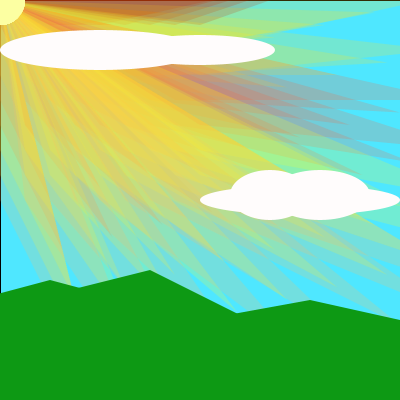
Frame 1 (no input)
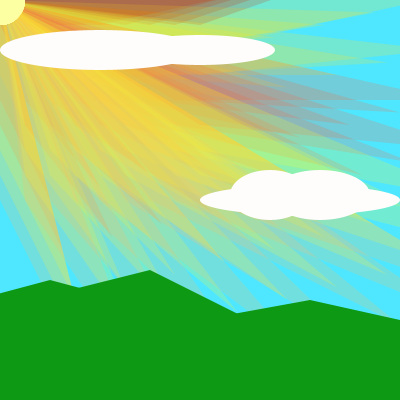
Frame 60 (the mouse pressed at the canvas centre just before this capture)
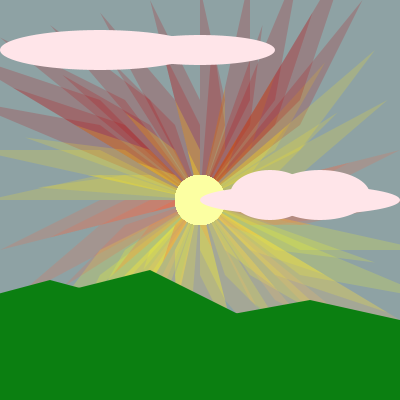
Frame 120 (the mouse held since frame 60 and released just before this capture)

The Processing sketch that drew these frames (run headless with seeded random() and noise(); from frame 60 on, the mouse is pressed at the canvas centre):

// Processing sketch: processing_111086
// ── processing_111086.pde

//This is my depiction of a sunrise.  The mouse controls where the sun is.  
//As it's rising over the mountains, the ground grows lighter, and the clouds
//get less pink until they are white when the sun is high in the sky.

color[] colors = {#B70006,#FFE51C,#FA633D,#FBFF21,#FFBD5A};
void setup() {
  size(400, 400); 
  smooth(); 
  fill(255);
  colorMode(HSB,360,100,100);
}

void draw() {
  float maxDistance = dist(0, 0, width/4, height/4);
  float centerx = mouseX;
  float centery = mouseY;


  background(188,69,constrain((height-mouseY)*300/height,1,100)); 
  fill(#F03918,constrain(mouseY*200/height,0,100));
  rect(0,0,width,height);
  for (int i = 0; i <= width; i += 50) {
    for (int j = 0; j <= height; j += 50) { 
      float centerDist = dist(centerx, centery, i, j); 
      float diameter = (centerDist / maxDistance) * 66.0; 
      noStroke();
      
      float diffx = i-centerx;
      float diffy = j-centery;
      float midx = (i+centerx)/2;
      float midy = (j+centery)/2;
      fill(colors[int(j*4/height)],constrain(100-diameter*.8,50,100));
      beginShape();
        vertex(centerx,centery);
        vertex(diffy/4+i,-diffx/4+j);
        vertex(midx,midy);
      endShape(CLOSE);
      fill(#FCFFA2);
      ellipse(centerx,centery,50,50);
    }
  }


fill(350,constrain(mouseY*20/height,1,100),100);
ellipse(100,50,200,40);
ellipse(200,50,150,30);
ellipse(300,200,200,30);
ellipse(320,195,100,50);
ellipse(270,195,80,50);
fill(123,91,constrain((height-mouseY)*100/height,1,60));
rect(0,height-80,width,80);
triangle(-50,height-80,150,height-130,250,height-80);
triangle(-100,height-80,50,height-120,200,height-80);
triangle(200,height-80,310,height-100,400,height-80);

}
